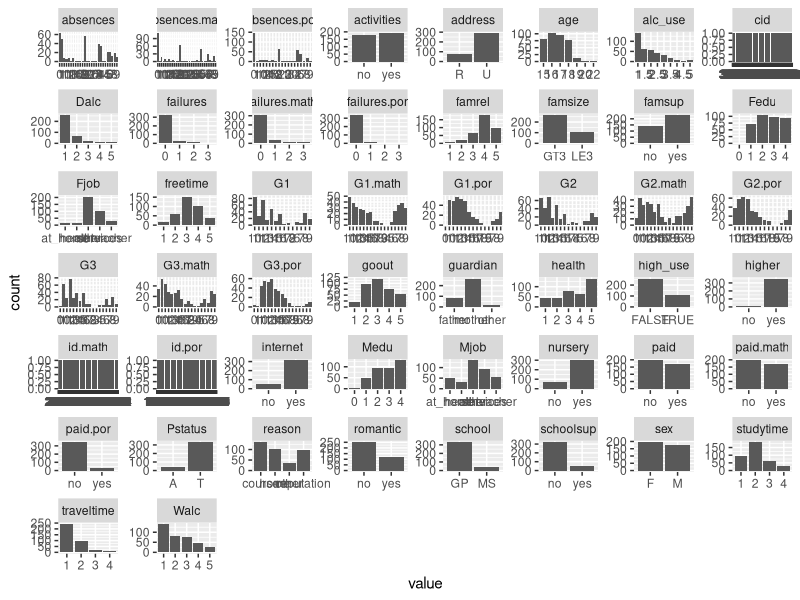
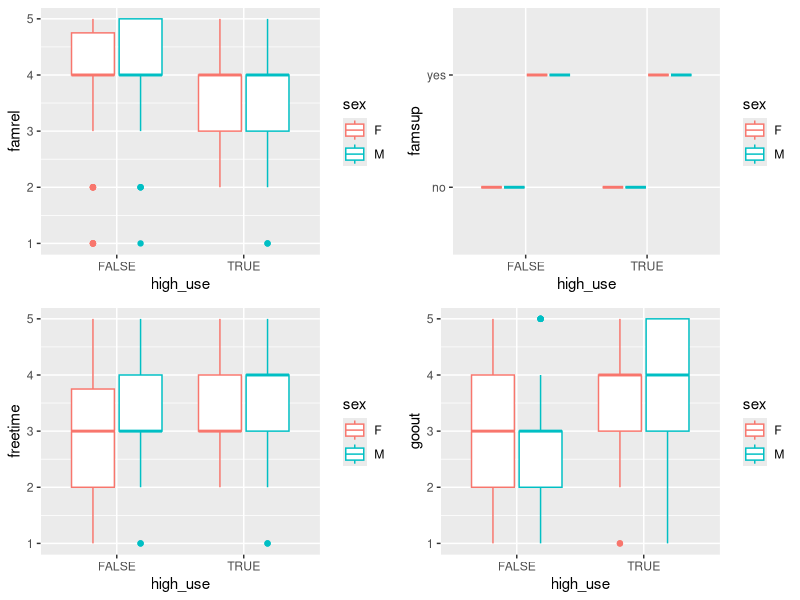
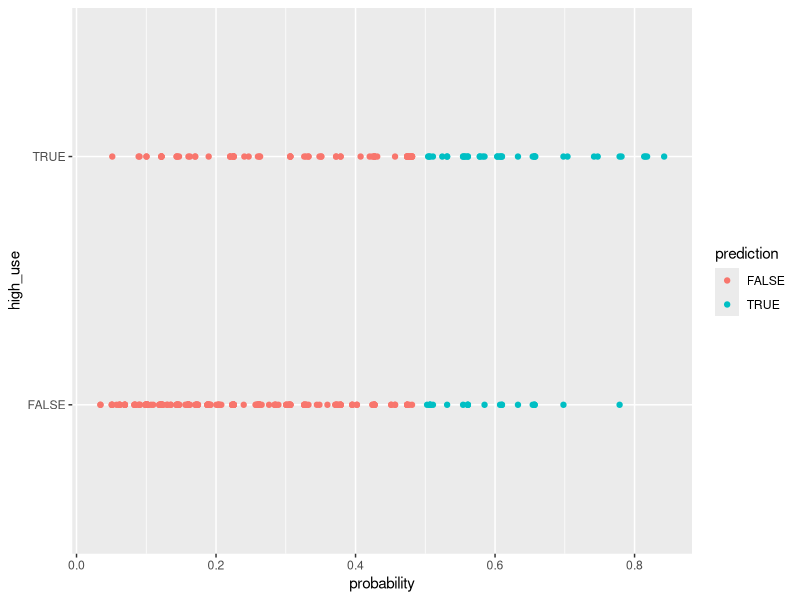
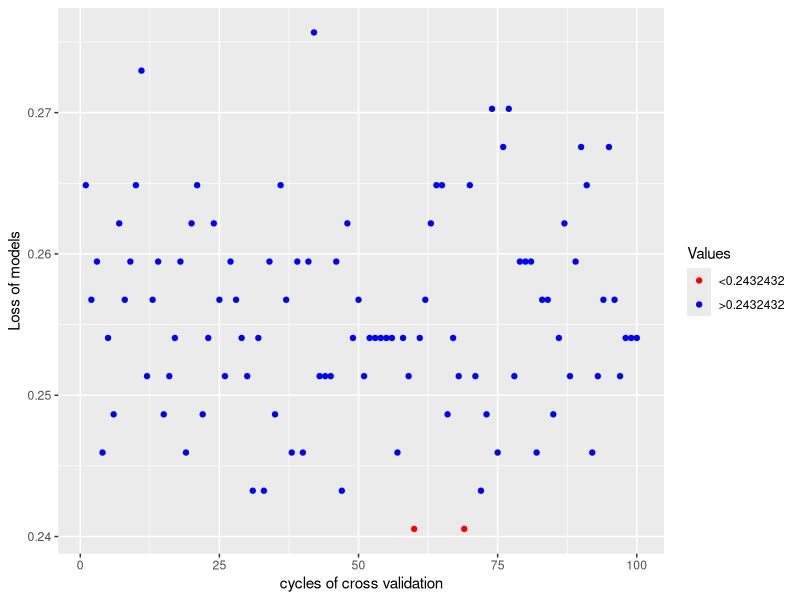
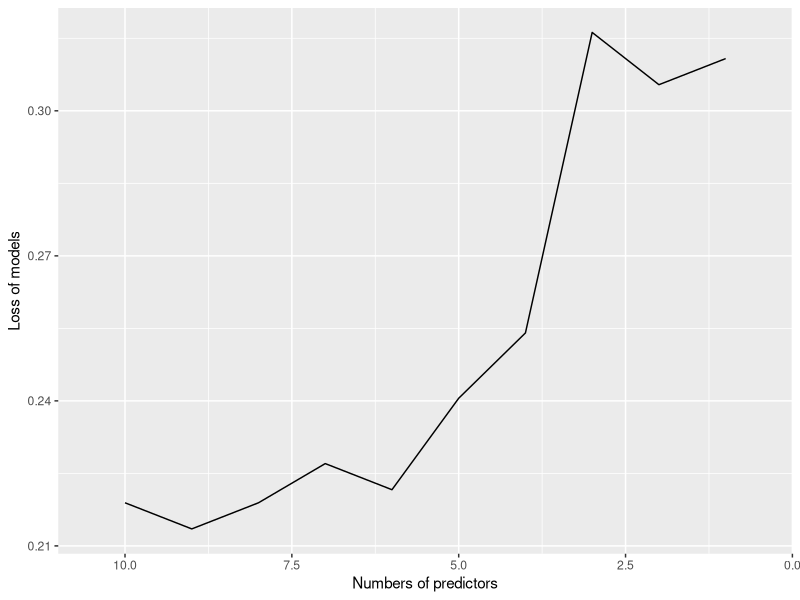

Reproduce these figures in R, in order.
## ---- chunk 1
date()
## ---- chunk 2
library(dplyr)
library(ggplot2)
library(ggpubr)
library(tidyr)
library(GGally)
library(boot)
## ---- chunk 3
setwd('//ad.helsinki.fi/home/z/zhangdon/Desktop/Introduction to open data science/IODS-project/data')

alc <- read.table("alc.txt", sep=",", header=TRUE, stringsAsFactors = T)

str(alc)

dim(alc)

print(colnames(alc))
## ---- chunk 4
gather(alc) %>% ggplot(aes(value)) + facet_wrap("key", scales = "free") + geom_bar()
## ---- chunk 5
famrel1 <- ggplot(alc, aes(x = high_use, y = famrel, col = sex)) + geom_boxplot()
famsup1 <- ggplot(alc, aes(x = high_use, y = famsup, col = sex)) + geom_boxplot()
freetime1 <- ggplot(alc, aes(x = high_use, y = freetime, col = sex)) + geom_boxplot()
goout1 <- ggplot(alc, aes(x = high_use, y = goout, col = sex)) + geom_boxplot()

ggarrange(famrel1, famsup1, freetime1, goout1,
          ncol = 2, nrow = 2)
## ---- chunk 6
alc %>% group_by(famrel, high_use) %>% summarise(count = n())
alc %>% group_by(famsup, high_use) %>% summarise(count = n())
alc %>% group_by(freetime, high_use) %>% summarise(count = n())
alc %>% group_by(goout, high_use) %>% summarise(count = n())

## ---- chunk 7
m <- glm(high_use ~ famrel + famsup + freetime + goout, data = alc, family = "binomial")

summary(m)

coef(m)
## ---- chunk 8
OR <- coef(m) %>% exp
CI <- confint(m) %>% exp
cbind(OR, CI)
## ---- chunk 9
m1 <- glm(high_use ~ famrel + famsup + freetime + goout - 1, data = alc, family = "binomial")

summary(m1)

coef(m1)
## ---- chunk 10
m2  <- glm(high_use ~ famrel + famsup + goout, data = alc, family = "binomial") 
m3  <- glm(high_use ~ famrel + freetime +goout, data = alc, family = "binomial")

anova(m, m2, test = 'LRT')
anova(m, m3, test = 'LRT')
## ---- chunk 11
probabilities <- predict(m, type = "response")

alc0 <- mutate(alc, probability = probabilities) %>% mutate(alc, prediction = probabilities > 0.5)

g <- ggplot(alc0, aes(x = probability, y = high_use, col = prediction))

g + geom_point()

## ---- chunk 12
select(alc0, age, freetime, failures, goout, high_use, probability, prediction) %>% tail(10)

table(high_use = alc0$high_use, prediction = alc0$prediction)
table(high_use = alc0$high_use, prediction = alc0$prediction) %>% prop.table() %>% addmargins()
## ---- chunk 13
loss_func <- function(class, prob) {
  n_wrong <- abs(class - prob) > 0.5
  mean(n_wrong)
}

loss_func(class = alc0$high_use, prob = alc0$probability)
## ---- chunk 14
m4  <- glm(high_use ~ famrel + goout, data = alc, family = "binomial")

probabilities1 <- predict(m4, type = "response")

alc1 <- mutate(alc, probability = probabilities1) %>% mutate(alc, prediction = probabilities1 > 0.5)

loss_func(class = alc1$high_use, prob = alc1$probability)
## ---- chunk 15
loss_func(class = alc1$high_use, prob = alc1$probability)
cv <- cv.glm(data = alc, cost = loss_func, glmfit = m4, K = 10)
cv$delta[1]
## ---- chunk 16
crossvalidation <- function(model){
  cv <- cv.glm(data = alc, cost = loss_func, glmfit = model, K = 10)
  cv$delta[1]
}


accuracy <- sapply(1:100, function(n)crossvalidation(m4))

accuracy
## ---- chunk 17
v <- data.frame(accuracy)
ggplot(v, aes(x = as.numeric(row.names(v)), y = accuracy, group = as.numeric(row.names(v)))) + 
  geom_point(aes(color = ifelse(accuracy>0.2432432, 'red', 'blue'))) + 
  scale_colour_manual(labels = c("<0.2432432", ">0.2432432"), values=c('red', 'blue')) +
  labs(color = "Values") +labs(x = 'cycles of cross validation', y = 'Loss of models')
## ---- chunk 18
# generate the models with different numbers of predictors
mm10 <- glm(high_use ~ famrel + famsup + freetime + goout + sex + age + higher + absences + failures + activities, data = alc, family = "binomial") 
mm9 <- glm(high_use ~ famrel + famsup + freetime + goout + sex + age + higher + absences + failures, data = alc, family = "binomial") 
mm8 <- glm(high_use ~ famrel + famsup + freetime + goout + sex + age + higher + absences, data = alc, family = "binomial") 
mm7 <- glm(high_use ~ famrel + famsup + freetime + goout + sex + age + higher, data = alc, family = "binomial") 
mm6 <- glm(high_use ~ famrel + famsup + freetime + goout + sex + age, data = alc, family = "binomial") 
mm5 <- glm(high_use ~ famrel + famsup + freetime + goout + sex, data = alc, family = "binomial") 
mm4 <- glm(high_use ~ famrel + famsup + freetime + goout, data = alc, family = "binomial") 
mm3 <- glm(high_use ~ famrel + famsup + freetime, data = alc, family = "binomial") 
mm2 <- glm(high_use ~ famrel + famsup, data = alc, family = "binomial") 
mm1 <- glm(high_use ~ famrel, data = alc, family = "binomial")

cv10 <- c(crossvalidation(mm10), crossvalidation(mm9), crossvalidation(mm8), crossvalidation(mm7), crossvalidation(mm6), crossvalidation(mm5), crossvalidation(mm4), crossvalidation(mm3), crossvalidation(mm2), crossvalidation(mm1))

No_predictor <- 10:1

supur_bonus <- data.frame(No_predictor, cv10)

ggplot(supur_bonus, aes(x = No_predictor, y = cv10)) + geom_line() + labs(x = 'Numbers of predictors', y = 'Loss of models') + xlim(10.5, 0.5)

